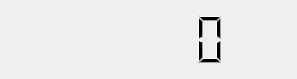
<?xml version="1.0" encoding="UTF-8"?>
<ui version="4.0">
 <class>CountDownDisplay</class>
 <widget class="QWidget" name="CountDownDisplay">
  <property name="geometry">
   <rect>
    <x>0</x>
    <y>0</y>
    <width>297</width>
    <height>79</height>
   </rect>
  </property>
  <property name="windowTitle">
   <string>Time for Message</string>
  </property>
  <property name="windowIcon">
   <iconset resource="../dchat.qrc">
    <normaloff>:/dchatlogo.png</normaloff>:/dchatlogo.png</iconset>
  </property>
  <property name="windowOpacity">
   <double>0.100000000000000</double>
  </property>
  <layout class="QGridLayout" name="gridLayout">
   <item row="0" column="0">
    <widget class="QLCDNumber" name="countDown">
     <property name="autoFillBackground">
      <bool>true</bool>
     </property>
     <property name="frameShape">
      <enum>QFrame::NoFrame</enum>
     </property>
     <property name="lineWidth">
      <number>0</number>
     </property>
     <property name="smallDecimalPoint">
      <bool>true</bool>
     </property>
    </widget>
   </item>
  </layout>
 </widget>
 <resources>
  <include location="../dchat.qrc"/>
 </resources>
 <connections/>
</ui>
